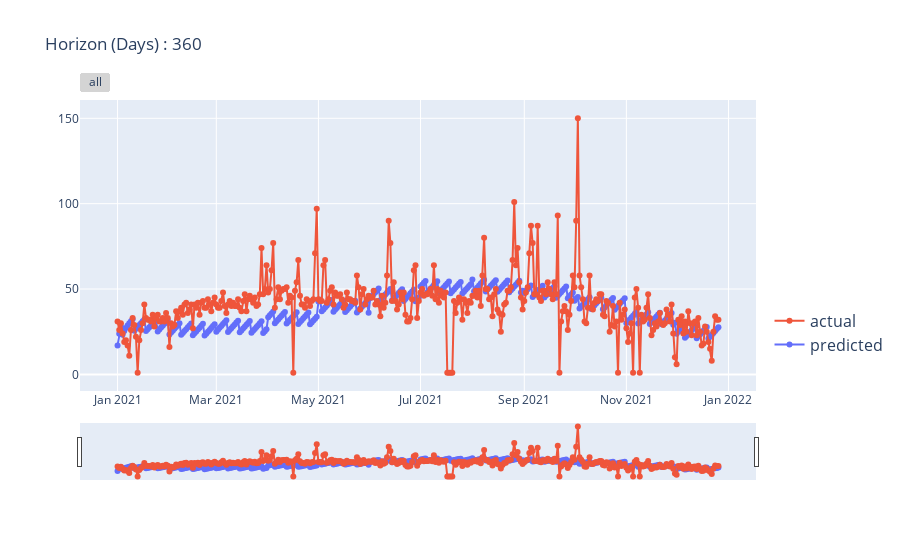

Source (notebook cell):
### Markdown cell above
#### Evaluation of Horizan is 1 Year

### Code cell
# Predicting AQI values for 30 days horizon
Horizan = 30*12

# Fitting XGBoost model and predicting AQI values for the given horizon
predicted = arima.predict(Horizan)

# Evaluating the prediction performance of the XGBoost model 
print(Evaluation_matrics(testing_sc[0:Horizan],predicted,train_series))

# Creating visualization of predicted and actual AQI values
fig = go.Figure()

# Adding a trace for predicted AQI values
fig.add_trace(  go.Scatter(
                            x=predicted.pd_series().index, # x axis values set to index of predicted series
                            y=predicted.pd_series().values, # y axis values set to values of predicted series
                            name='predicted'))

# Adding a trace for actual AQI values
fig.add_trace(  go.Scatter(
                            x=testing_sc[0:Horizan].pd_series().index, # x axis values set to index of actual series
                            y=testing_sc[0:Horizan].pd_series().values, # y axis values set to values of actual series
                            name='actual'))

# Updating the layout of the visualization
fig.update_traces(hoverinfo='text+name', mode='lines+markers') # Adding hover info to show text and name of each trace
fig.update_layout(legend=dict(y=0.1, traceorder='reversed', font_size=16)) # Updating the legend of the visualization
fig.update_layout(title="Horizon (Days) : "+ str(Horizan)) # Updating the title of the visualization

# Updating the x-axis of the visualization to have rangeslider and rangeselector
fig.update_xaxes(
                rangeslider_visible=True,
                rangeselector=dict(
                buttons=list([dict(step="all")])
                ))

# Showing the final visualization
fig.show()

### Figure 1 — Plotly figure (JSON) as saved in the notebook; plotly's stock layout.template omitted (floating-point values rounded to 4 significant figures; data arrays with more than 128 entries replaced by an {"elided": "..."} marker saying what was removed)
{"data": [{"hoverinfo": "text+name", "mode": "lines+markers", "name": "predicted", "type": "scatter", "x": {"elided": "360 str values"}, "y": {"elided": "360 float values"}}, {"hoverinfo": "text+name", "mode": "lines+markers", "name": "actual", "type": "scatter", "x": {"elided": "360 str values"}, "y": {"elided": "360 int values"}}], "layout": {"legend": {"font": {"size": 16}, "traceorder": "reversed", "y": 0.1}, "title": {"text": "Horizon (Days) : 360"}, "xaxis": {"rangeselector": {"buttons": [{"step": "all"}]}, "rangeslider": {"visible": true}}}}
